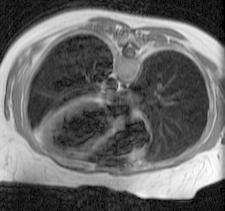
%> input picture Intelligent-Systems-5/chest.pgm, 225 x 211 px
$ octave ex3.m   (GNU Octave 9; MATLAB toolbox functions it lacks are replaced by stand-ins)
%> lines starting %> are read from the running program, lines starting %| are printed output that depends on the picture

I = imread('chest.pgm');
%> I is the input picture: size 211x225 uint8; min 0, max 255, mean 102.4
F = im2double(I);
figure(1);
BW = edge(F, 'canny');
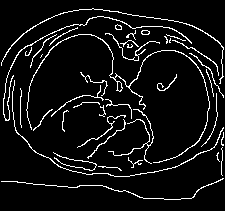
%> BW: size 211x225 logical; 7.3% white in thin lines or dots
subplot(2,4,1), imshow(BW);
xlabel('canny')

BW = edge(F, 'canny', [0.5,0.8]);
%> BW: size 211x225 logical; 0.88% white in thin lines or dots
subplot(2,4,2), imshow(BW);
xlabel('canny [0.5, 0.8]')

BW = edge(F, 'canny', [0.01,0.8]);
%> BW: size 211x225 logical; 1.2% white in thin lines or dots
subplot(2,4,3), imshow(BW);
xlabel('canny [0.01, 0.8]')

BW = edge(F, 'canny', [0.01,0.1]);
%> BW: size 211x225 logical; 14.1% white in thin lines or dots
subplot(2,4,4), imshow(BW);
xlabel('canny [0.01, 0.1]')

BW = edge(F, 'canny', [0.01,0.1],1);
%> BW: size 211x225 logical; 19.9% white in thin lines or dots
subplot(2,4,5), imshow(BW);
xlabel('canny [0.5, 0.8] sigma = 1')

BW = edge(F, 'canny', [0.01,0.1],3);
%> BW: size 211x225 logical; 7.1% white in thin lines or dots
subplot(2,4,6), imshow(BW);
xlabel('canny [0.5, 0.8] sigma = 3')

BW = edge(F, 'canny', [0.01,0.1],5);
%> BW: size 211x225 logical; 5.3% white in thin lines or dots
subplot(2,4,7), imshow(BW);
xlabel('canny [0.5, 0.8] sigma = 5')

BW = edge(F, 'canny', [0.01,0.1],7);
%> BW: size 211x225 logical; 4.7% white in thin lines or dots
subplot(2,4,8), imshow(BW);
xlabel('canny [0.5, 0.8] sigma = 7')

figure(2);
I = imnoise(F,'salt & pepper');
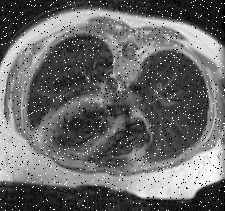
%> I: size 211x225 double; min 0, max 1, mean 0.407
subplot(2,4,1), imshow(I);
xlabel('salt & pepper')

BW = edge(I, 'canny');
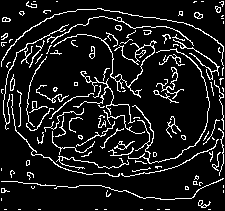
%> BW: size 211x225 logical; 10.9% white in thin lines or dots
subplot(2,4,5), imshow(BW);
xlabel('canny salt & pepper')

I = imnoise(F, 'poisson');
subplot(2,4,2), imshow(I);
xlabel('poisson')

BW = edge(I, 'canny');
subplot(2,4,6), imshow(BW);
xlabel('canny poisson')

I = imnoise(F, 'gaussian');
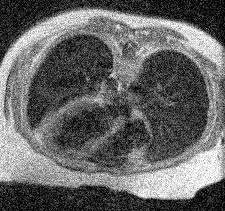
%> I: size 211x225 double; min 0, max 1, mean 0.402
subplot(2,4,3), imshow(I);
xlabel('gaussian')

BW = edge(I, 'canny');
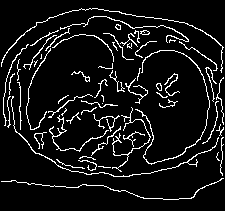
%> BW: size 211x225 logical; 8.3% white in thin lines or dots
subplot(2,4,7), imshow(BW);
xlabel('canny gaussian')

I = imnoise(F, 'speckle');
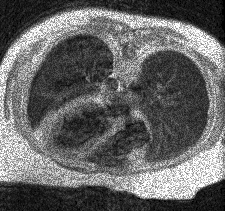
%> I: size 211x225 double; min 0, max 1, mean 0.398
subplot(2,4,4), imshow(I);
xlabel('speckle')


BW = edge(I, 'canny');
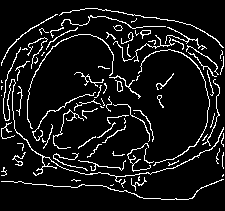
%> BW: size 211x225 logical; 8.9% white in thin lines or dots
subplot(2,4,8), imshow(BW);
xlabel('canny speckle')
